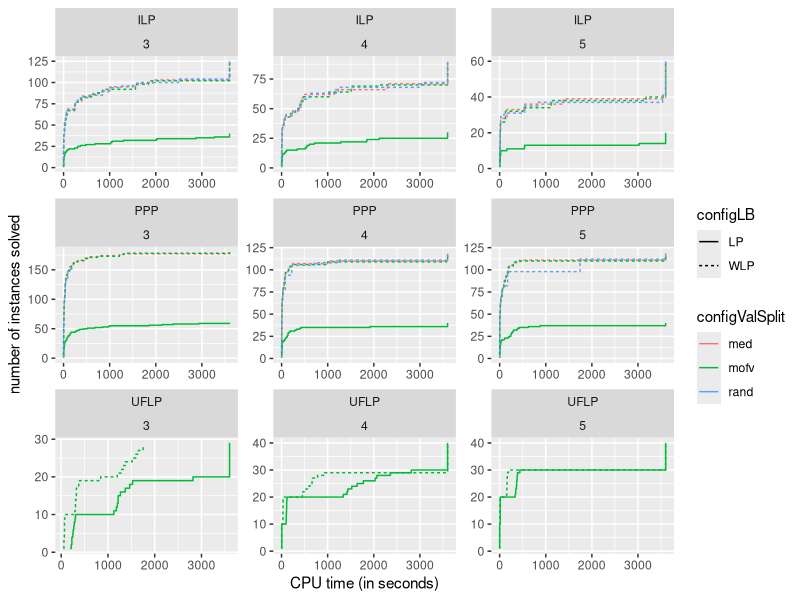

Write the R code that produced this figure. (Note: this script raises an error after producing the figure.)
## Script for generating tables and figures for the paper

library(tidyverse)
#library(knitr)

# read from csv file
datMain <- read.csv("results/convert/csv/resultsMain.csv")

# add a column for problem class
datMain <- datMain %>%
  group_by(instance, configLB, configNodeSel, configOB, configValSplit) %>%
  mutate(pb = strsplit( strsplit(instance, "_")[[1]][1] , "-" )[[1]][2])

# a version where max cpu is truncated, to have nice performance profiles
datMainT <- datMain %>%
  group_by(instance, configLB, configNodeSel, configOB, configValSplit) %>%
  mutate(cpuTotal = min(cpuTotal,3600))

# performance profile
datMainT %>%
  group_by(pb, p, configLB) %>%
  arrange(cpuTotal) %>%
  mutate(count = row_number()) %>% 
  ggplot() +
  geom_step( aes(x = cpuTotal, y = count,color = configValSplit, linetype = configLB) ) +
  facet_wrap(vars(pb, p), scales = "free") +
  xlab("CPU time (in seconds)") + ylab("number of instances solved")

# tables variable selection LP and WLP
datMainT %>% # LP
  filter(pb != "UFLP", configLB == "LP") %>%
  select(instance, configValSplit, solved, cpuTotal, pb, p) %>%
  group_by(instance) %>%
  pivot_wider(names_from = configValSplit, values_from = c(solved, cpuTotal)) %>%
  ungroup() %>%
  filter(solved_med == 1, solved_mofv == 1) %>%
  group_by(pb, p) %>%
  summarise(avgSpeedup = mean(cpuTotal_med) / mean(cpuTotal_mofv)) %>%
  ungroup() %>%
  pivot_wider(names_from = p, values_from = avgSpeedup)

datMainT %>% # WLP
  ungroup() %>%
  filter(pb != "UFLP", configLB == "WLP") %>%
  select(instance, configValSplit, solved, cpuTotal, pb, p) %>%
  group_by(instance) %>%
  pivot_wider(names_from = configValSplit, values_from = c(solved, cpuTotal)) %>%
  ungroup() %>%
  filter(solved_med == 1, solved_mofv == 1) %>%
  group_by(pb, p) %>%
  summarise(avgSpeedup = mean(cpuTotal_med) / mean(cpuTotal_mofv)) %>%
  ungroup() %>%
  pivot_wider(names_from = p, values_from = avgSpeedup)

# tables for LP vs WLP
tb1 <- datMainT %>% # used as a basis for the next three tables
  ungroup() %>%
  filter(pb == "UFLP" | configValSplit == "med") %>%
  select(instance, configLB, solved, cpuTotal, nbLpSolved, nbNodes, pb, p) %>%
  group_by(instance) %>%
  pivot_wider(names_from = configLB, values_from = c(solved, cpuTotal, nbLpSolved, nbNodes))

tb1 %>% # avg speed-up
  ungroup() %>%
  filter(solved_LP == 1, solved_WLP == 1) %>%
  group_by(pb, p) %>%
  summarise(avgSpeedup = mean(cpuTotal_LP) / mean(cpuTotal_WLP)) %>%
  ungroup() %>%
  pivot_wider(names_from = p, values_from = avgSpeedup)

tb1 %>% # calls single-objective LP solver
  ungroup() %>%
  filter(solved_LP == 1, solved_WLP == 1) %>%
  group_by(pb, p) %>%
  summarise(avgSpeedup = mean(nbLpSolved_LP) / mean(nbLpSolved_WLP)) %>%
  ungroup() %>%
  pivot_wider(names_from = p, values_from = avgSpeedup)

tb1 %>% # number of nodes explored
  ungroup() %>%
  filter(solved_LP == 0, solved_WLP == 0) %>%
  group_by(pb, p) %>%
  summarise(avgTreeSize = mean(nbNodes_WLP) / mean(nbNodes_LP)) %>%
  ungroup() %>%
  pivot_wider(names_from = p, values_from = avgTreeSize)

# cpu time spent in B&B
datMain %>% 
  filter(configValSplit == "med" || pb == "UFLP") %>%
  mutate(pctLB = 100 * cpuLbComputation / cpuTotal , pctUB = 100 * cpuUbUpdate / cpuTotal , pctDomiTest = 100 * cpuDominanceTest / cpuTotal , pctNodeSel = 100 * cpuNodeSel / cpuTotal , pctVarSel = 100 * cpuVarSel / cpuTotal , pctOther = 100 - pctLB - pctUB - pctDomiTest - pctNodeSel - pctVarSel) %>%
  group_by(p, configLB, pb) %>% 
  summarise(CPU_LB = mean(pctLB) , CPU_UB = mean(pctUB) , CPU_Dominance_Test = mean(pctDomiTest) , CPU_Other = mean(pctOther) + mean(pctNodeSel) + mean(pctVarSel)) %>%
  pivot_longer(!c(pb,p,configLB) , names_to = "part" , values_to = "pctCpu" ) %>%
  ggplot(aes(x = factor(configLB), y = pctCpu, fill = part)) +
  geom_col(color = "black") +
  geom_text(aes(label = round(pctCpu, 2)), colour="white", size=2.5,
            position = position_stack(vjust = .5)) +
  facet_grid( rows = vars(pb) , cols = vars(p), margins = F, scales = "free") +
  ylab("% of total cpu time") + xlab("configLB")

# cpu time spent in LB computations
datMain %>% 
  filter(configValSplit == "med" || pb == "UFLP") %>%
  mutate(pctCplex = 100 * cpuCplex / cpuLbComputation , pctUpdatePolyhedron = 100 * cpuUpdatePolyhedron / cpuLbComputation , pctInitialization = 100 * cpuInitialization / cpuLbComputation, pctOther = 100 - pctCplex - pctUpdatePolyhedron - pctInitialization) %>%
  group_by(p, pb, configLB) %>% 
  summarise(CPU_Cplex = mean(pctCplex) , CPU_Update_Polyhedron = mean(pctUpdatePolyhedron) , CPU_Initialization = mean(pctInitialization) , CPU_Other = mean(pctOther)) %>%
  pivot_longer(!c(p,pb,configLB) , names_to = "part" , values_to = "pctCpu" ) %>%
  ggplot(aes(x = factor(configLB), y = pctCpu, fill = part)) +
  geom_col(color = "black") +
  geom_text(aes(label = round(pctCpu, 2)), colour="white", size=2.5,
            position = position_stack(vjust = .5)) +
  facet_grid( rows = vars(pb) , cols = vars(p), margins = F, scales = "free") +
  ylab("% of total LB computation time") + xlab("configLB")
